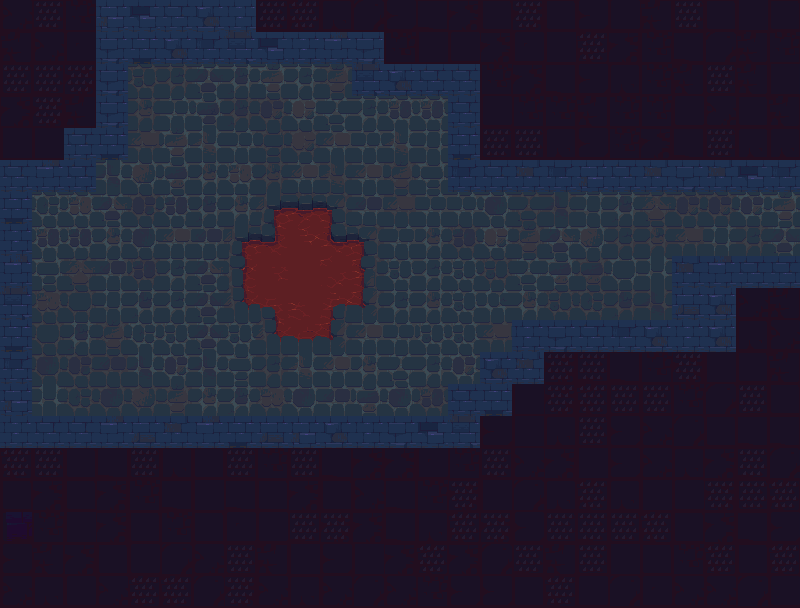

The image is a tile-based game level rendered from a .tmx file. Its description and complete source (layers, tilesets, objects, tile grids) follow:
An orthogonal 25x19 tile map with 32x32 px tiles, 3 tile layers (BackgroundLayer, FloorLayer, WallLayer), 3 tilesets and 31 objects.

<map version="1.10" tiledversion="1.10.2" orientation="orthogonal" renderorder="right-down" width="25" height="19" tilewidth="32" tileheight="32" infinite="0" nextlayerid="5" nextobjectid="75">
 <editorsettings>
  <export target="test.csv" format="csv" />
 </editorsettings>
 <tileset firstgid="1" name="Wall_1" tilewidth="32" tileheight="32" tilecount="368" columns="16">
  <image source="ERW - Old Prison V1.6.1/Tilesets/wall-1- 3 tiles tall.png" width="512" height="736" />
 </tileset>
 <tileset firstgid="369" name="Wall_2" tilewidth="32" tileheight="32" tilecount="240" columns="16">
  <image source="ERW - Old Prison V1.6.1/Tilesets/wall-2- 3 tiles tall.png" width="512" height="480" />
 </tileset>
 <tileset firstgid="609" name="Prison" tilewidth="32" tileheight="32" tilecount="4485" columns="65">
  <image source="ERW - Old Prison V1.6.1/Tilesets/Tileset-Terrain-old prison.png" width="2080" height="2208" />
 </tileset>
 <layer id="1" name="BackgroundLayer" width="25" height="19">
  <data encoding="csv">
1397,1330,1335,0,0,0,0,0,1330,1266,1270,1398,1395,1333,1334,1267,1331,1267,1395,1269,1396,1265,1267,1332,1267,
1396,1397,1268,0,0,0,0,0,0,0,0,0,1335,1332,1269,1334,1268,1332,1266,1334,1335,1333,1398,1396,1335,
1265,1330,1331,0,0,0,0,0,0,0,0,0,0,0,0,1335,1334,1333,1395,1270,1335,1396,1265,1396,1332,
1334,1331,1396,0,0,0,0,0,0,0,0,0,0,0,0,1269,1335,1335,1396,1335,1335,1269,1397,1267,1396,
1332,1332,0,0,0,0,0,0,0,0,0,0,0,0,0,1265,1265,1270,1395,1335,1334,1333,1265,1270,1270,
0,0,0,0,0,0,0,0,0,0,0,0,0,0,0,0,0,0,0,0,0,0,0,0,0,
0,0,0,0,0,0,0,0,0,0,0,0,0,0,0,0,0,0,0,0,0,0,0,0,0,
0,0,0,0,0,0,0,0,0,0,0,0,0,0,0,0,0,0,0,0,0,0,0,0,0,
0,0,0,0,0,0,0,0,0,0,0,0,0,0,0,0,0,0,0,0,0,0,0,0,0,
0,0,0,0,0,0,0,0,0,0,0,0,0,0,0,0,0,0,0,0,0,0,0,1397,1396,
0,0,0,0,0,0,0,0,0,0,0,0,0,0,0,0,0,0,0,0,0,0,0,1270,1397,
0,0,0,0,0,0,0,0,0,0,0,0,0,0,0,0,0,1331,1330,1333,1335,1331,1332,1267,1396,
0,0,0,0,0,0,0,0,0,0,0,0,0,0,0,0,1332,1331,1266,1265,1265,1335,1398,1265,1267,
0,0,0,0,0,0,0,0,0,0,0,0,0,0,0,1395,1332,1270,1265,1395,1397,1398,1267,1333,1333,
1266,1265,1267,1333,1265,1270,1267,1265,1335,1265,1333,1334,1334,1268,1335,1330,1397,1334,1332,1395,1397,1270,1334,1330,1398,
1267,1334,1267,1334,1335,1333,1332,1333,1267,1334,1267,1397,1333,1335,1331,1332,1398,1270,1266,1270,1332,1269,1331,1265,1266,
1267,1335,1332,1334,1267,1335,1267,1268,1269,1330,1331,1334,1333,1270,1266,1331,1395,1265,1330,1265,1266,1267,1334,1333,1395,
1395,1396,1334,1267,1269,1398,1397,1265,1396,1332,1395,1332,1334,1266,1334,1398,1330,1396,1265,1332,1267,1335,1266,1267,1266,
1397,1270,1269,1397,1266,1266,1398,1331,1397,1270,1397,1398,1397,1335,1395,1395,1267,1266,1269,1398,1268,1397,1397,1398,1269
</data>
 </layer>
 <objectgroup id="3" name="CollisionLayer" offsetx="-1.75" offsety="1.5">
  <object id="16" x="449.92" y="182.5" width="351.773" height="8.5" />
  <object id="17" x="675" y="255.59" width="126.472" height="9.5" />
  <object id="18" x="674.364" y="255.591" width="6.5" height="64.16" />
  <object id="19" x="511.88" y="320.25" width="199" height="7.5" />
  <object id="20" x="511.875" y="320.25" width="11" height="31.94" />
  <object id="21" x="480.188" y="352.188" width="45" height="7.5" />
  <object id="22" x="480.188" y="352.188" width="12" height="32" />
  <object id="23" x="448.188" y="384.19" width="45.5" height="8.5" />
  <object id="24" x="448.125" y="384.188" width="8.5" height="32.31" />
  <object id="25" x="31.15" y="416.5" width="425.5" height="9.5" />
  <object id="26" x="18" y="193" width="13.5" height="234" />
  <object id="27" x="18" y="184.55" width="64" height="7.15761" />
  <object id="28" x="82" y="159.91" width="13.9531" height="31.8043" />
  <object id="29" x="83" y="148.5" width="34.5" height="11.41" />
  <object id="37" x="117.5" y="57.25" width="247.25" height="7.5" />
  <object id="31" x="117.5" y="59.25" width="10.5" height="100.664" />
  <object id="40" x="354.125" y="57.25" width="10.75" height="37" />
  <object id="41" x="354.13" y="90.5" width="98.5" height="5.5" />
  <object id="44" x="449.916" y="92.5642" width="5.09091" height="97.8182" />
  <object id="61" x="272.88" y="202" width="60.69" height="3" />
  <object id="62" x="333.57" y="202" width="3" height="39.6364" />
  <object id="63" x="336.57" y="234.795" width="32" height="3" />
  <object id="64" x="365.57" y="237.8" width="3" height="68" />
  <object id="65" x="333.75" y="302.8" width="31.88" height="3" />
  <object id="66" x="333.625" y="305.8" width="3" height="31.45" />
  <object id="68" x="274" y="334.25" width="59.63" height="3" />
  <object id="70" x="274" y="306" width="3" height="28.25" />
  <object id="71" x="242.75" y="303.625" width="31.25" height="3" />
  <object id="72" x="242.75" y="240.75" width="3" height="62.88" />
  <object id="73" x="242.75" y="237.75" width="34.125" height="3" />
  <object id="74" x="272.875" y="205" width="3" height="32.75" />
 </objectgroup>
 <layer id="2" name="FloorLayer" width="25" height="19">
  <data encoding="csv">
0,0,0,0,0,0,0,0,0,0,0,0,0,0,0,0,0,0,0,0,0,0,0,0,0,
0,0,0,0,0,0,0,0,0,0,0,0,0,0,0,0,0,0,0,0,0,0,0,0,0,
0,0,0,0,324,321,283,281,296,273,344,0,0,0,0,0,0,0,0,0,0,0,0,0,0,
0,0,0,0,325,259,300,329,349,295,275,273,286,286,0,0,0,0,0,0,0,0,0,0,0,
0,0,0,0,326,296,293,259,340,343,278,259,293,257,0,0,0,0,0,0,0,0,0,0,0,
0,0,0,297,294,302,277,280,325,278,341,278,344,292,0,0,0,0,0,0,0,0,0,0,0,
0,291,280,285,347,284,281,277,0,0,0,282,326,274,259,298,323,345,257,281,327,349,349,301,296,
0,286,284,277,298,278,282,0,0,0,0,0,274,277,332,295,344,285,294,321,325,326,257,321,283,
0,292,327,282,332,273,285,0,0,0,0,0,276,273,276,324,275,302,350,290,289,0,0,0,0,
0,328,338,257,281,273,283,0,0,0,0,0,273,277,276,258,277,324,339,329,345,0,0,0,0,
0,338,281,344,291,276,283,276,0,0,0,278,274,276,276,326,0,0,0,0,0,0,0,0,0,
0,346,347,330,297,301,297,292,321,293,278,277,275,273,301,0,0,0,0,0,0,0,0,0,0,
0,289,339,346,342,344,277,281,328,298,282,302,298,334,0,0,0,0,0,0,0,0,0,0,0,
0,0,0,0,0,0,0,0,0,0,0,0,0,0,0,0,0,0,0,0,0,0,0,0,0,
0,0,0,0,0,0,0,0,0,0,0,0,0,0,0,0,0,0,0,0,0,0,0,0,0,
0,0,0,0,0,0,0,0,0,0,0,0,0,0,0,0,0,0,0,0,0,0,0,0,0,
81,0,0,0,0,0,0,0,0,0,0,0,0,0,0,0,0,0,0,0,0,0,0,0,0,
0,0,0,0,0,0,0,0,0,0,0,0,0,0,0,0,0,0,0,0,0,0,0,0,0,
0,0,0,0,0,0,0,0,0,0,0,0,0,0,0,0,0,0,0,0,0,0,0,0,0
</data>
 </layer>
 <layer id="4" name="WallLayer" width="25" height="19">
  <data encoding="csv">
0,0,0,538,531,541,540,529,0,0,0,0,0,0,0,0,0,0,0,0,0,0,0,0,0,
0,0,0,534,537,540,536,539,531,529,530,534,0,0,0,0,0,0,0,0,0,0,0,0,0,
0,0,0,534,0,0,0,0,0,0,0,539,540,541,541,0,0,0,0,0,0,0,0,0,0,
0,0,0,534,0,0,0,0,0,0,0,0,0,0,541,0,0,0,0,0,0,0,0,0,0,
0,0,541,537,0,0,0,0,0,0,0,0,0,0,537,0,0,0,0,0,0,0,0,0,0,
541,530,541,0,0,0,0,0,0,0,0,0,0,0,536,541,533,536,538,541,533,534,533,531,536,
537,0,0,0,0,0,0,0,3795,3796,3797,0,0,0,0,0,0,0,0,0,0,0,0,0,0,
529,0,0,0,0,0,0,3859,3860,3861,3862,3863,0,0,0,0,0,0,0,0,0,0,0,0,0,
530,0,0,0,0,0,0,3924,3925,3926,3927,3928,0,0,0,0,0,0,0,0,0,533,530,541,541,
539,0,0,0,0,0,0,3989,3990,3991,3992,3993,0,0,0,0,0,0,0,0,0,532,540,0,0,
537,0,0,0,0,0,0,0,4055,4056,4057,0,0,0,0,0,529,534,541,536,540,529,540,0,0,
536,0,0,0,0,0,0,0,0,0,0,0,0,0,0,540,533,0,0,0,0,0,0,0,0,
538,0,0,0,0,0,0,0,0,0,0,0,0,0,541,537,0,0,0,0,0,0,0,0,0,
529,541,541,530,532,533,530,537,532,538,540,529,534,531,539,0,0,0,0,0,0,0,0,0,0,
0,0,0,0,0,0,0,0,0,0,0,0,0,0,0,0,0,0,0,0,0,0,0,0,0,
0,0,0,0,0,0,0,0,0,0,0,0,0,0,0,0,0,0,0,0,0,0,0,0,0,
0,0,0,0,0,0,0,0,0,0,0,0,0,0,0,0,0,0,0,0,0,0,0,0,0,
0,0,0,0,0,0,0,0,0,0,0,0,0,0,0,0,0,0,0,0,0,0,0,0,0,
0,0,0,0,0,0,0,0,0,0,0,0,0,0,0,0,0,0,0,0,0,0,0,0,0
</data>
 </layer>
</map>
